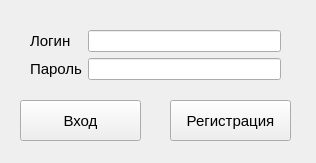
<?xml version="1.0" encoding="UTF-8"?>
<ui version="4.0">
 <class>MainWindow</class>
 <widget class="QMainWindow" name="MainWindow">
  <property name="geometry">
   <rect>
    <x>0</x>
    <y>0</y>
    <width>316</width>
    <height>163</height>
   </rect>
  </property>
  <property name="minimumSize">
   <size>
    <width>316</width>
    <height>163</height>
   </size>
  </property>
  <property name="maximumSize">
   <size>
    <width>316</width>
    <height>227</height>
   </size>
  </property>
  <property name="focusPolicy">
   <enum>Qt::TabFocus</enum>
  </property>
  <property name="windowTitle">
   <string>Авторизация</string>
  </property>
  <property name="windowIcon">
   <iconset resource="resurs.qrc">
    <normaloff>:/data/app.ico</normaloff>:/data/app.ico</iconset>
  </property>
  <property name="documentMode">
   <bool>false</bool>
  </property>
  <widget class="QWidget" name="centralwidget">
   <widget class="QPushButton" name="entry">
    <property name="geometry">
     <rect>
      <x>20</x>
      <y>100</y>
      <width>121</width>
      <height>41</height>
     </rect>
    </property>
    <property name="font">
     <font>
      <pointsize>11</pointsize>
     </font>
    </property>
    <property name="cursor">
     <cursorShape>OpenHandCursor</cursorShape>
    </property>
    <property name="text">
     <string>Вход</string>
    </property>
   </widget>
   <widget class="QPushButton" name="registration">
    <property name="geometry">
     <rect>
      <x>170</x>
      <y>100</y>
      <width>121</width>
      <height>41</height>
     </rect>
    </property>
    <property name="font">
     <font>
      <pointsize>11</pointsize>
     </font>
    </property>
    <property name="cursor">
     <cursorShape>OpenHandCursor</cursorShape>
    </property>
    <property name="text">
     <string>Регистрация</string>
    </property>
   </widget>
   <widget class="QWidget" name="formLayoutWidget">
    <property name="geometry">
     <rect>
      <x>30</x>
      <y>30</y>
      <width>251</width>
      <height>61</height>
     </rect>
    </property>
    <layout class="QFormLayout" name="formLayout">
     <item row="0" column="1">
      <widget class="QLineEdit" name="login"/>
     </item>
     <item row="0" column="0">
      <widget class="QLabel" name="label">
       <property name="font">
        <font>
         <pointsize>11</pointsize>
        </font>
       </property>
       <property name="text">
        <string>Логин</string>
       </property>
      </widget>
     </item>
     <item row="1" column="1">
      <widget class="QLineEdit" name="password"/>
     </item>
     <item row="1" column="0">
      <widget class="QLabel" name="label_2">
       <property name="font">
        <font>
         <pointsize>11</pointsize>
        </font>
       </property>
       <property name="text">
        <string>Пароль</string>
       </property>
      </widget>
     </item>
    </layout>
   </widget>
  </widget>
 </widget>
 <resources>
  <include location="resurs.qrc"/>
 </resources>
 <connections/>
</ui>
